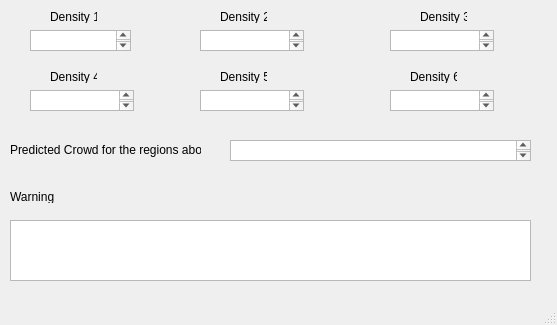
<?xml version="1.0" encoding="UTF-8"?>
<ui version="4.0">
 <class>OtherWindow</class>
 <widget class="QMainWindow" name="OtherWindow">
  <property name="geometry">
   <rect>
    <x>0</x>
    <y>0</y>
    <width>557</width>
    <height>325</height>
   </rect>
  </property>
  <property name="windowTitle">
   <string>MainWindow</string>
  </property>
  <widget class="QWidget" name="centralwidget">
   <widget class="QLabel" name="label">
    <property name="geometry">
     <rect>
      <x>10</x>
      <y>140</y>
      <width>191</width>
      <height>20</height>
     </rect>
    </property>
    <property name="text">
     <string>Predicted Crowd for the regions above</string>
    </property>
   </widget>
   <widget class="QTextEdit" name="textEdit">
    <property name="geometry">
     <rect>
      <x>230</x>
      <y>140</y>
      <width>301</width>
      <height>21</height>
     </rect>
    </property>
   </widget>
   <widget class="QLabel" name="label_2">
    <property name="geometry">
     <rect>
      <x>10</x>
      <y>190</y>
      <width>47</width>
      <height>13</height>
     </rect>
    </property>
    <property name="text">
     <string>Warning</string>
    </property>
   </widget>
   <widget class="QPlainTextEdit" name="plainTextEdit">
    <property name="geometry">
     <rect>
      <x>10</x>
      <y>220</y>
      <width>521</width>
      <height>61</height>
     </rect>
    </property>
   </widget>
   <widget class="QLabel" name="label_3">
    <property name="geometry">
     <rect>
      <x>50</x>
      <y>10</y>
      <width>47</width>
      <height>13</height>
     </rect>
    </property>
    <property name="text">
     <string>Density 1</string>
    </property>
   </widget>
   <widget class="QTextEdit" name="textEdit_2">
    <property name="geometry">
     <rect>
      <x>30</x>
      <y>30</y>
      <width>101</width>
      <height>21</height>
     </rect>
    </property>
   </widget>
   <widget class="QLabel" name="label_4">
    <property name="geometry">
     <rect>
      <x>220</x>
      <y>10</y>
      <width>47</width>
      <height>13</height>
     </rect>
    </property>
    <property name="text">
     <string>Density 2</string>
    </property>
   </widget>
   <widget class="QTextEdit" name="density2">
    <property name="geometry">
     <rect>
      <x>200</x>
      <y>30</y>
      <width>104</width>
      <height>21</height>
     </rect>
    </property>
   </widget>
   <widget class="QLabel" name="label_5">
    <property name="geometry">
     <rect>
      <x>420</x>
      <y>10</y>
      <width>47</width>
      <height>13</height>
     </rect>
    </property>
    <property name="text">
     <string>Density 3</string>
    </property>
   </widget>
   <widget class="QTextEdit" name="density3">
    <property name="geometry">
     <rect>
      <x>390</x>
      <y>30</y>
      <width>104</width>
      <height>21</height>
     </rect>
    </property>
   </widget>
   <widget class="QLabel" name="label_6">
    <property name="geometry">
     <rect>
      <x>50</x>
      <y>70</y>
      <width>47</width>
      <height>13</height>
     </rect>
    </property>
    <property name="text">
     <string>Density 4</string>
    </property>
   </widget>
   <widget class="QTextEdit" name="density4">
    <property name="geometry">
     <rect>
      <x>30</x>
      <y>90</y>
      <width>104</width>
      <height>21</height>
     </rect>
    </property>
   </widget>
   <widget class="QLabel" name="label_7">
    <property name="geometry">
     <rect>
      <x>220</x>
      <y>70</y>
      <width>47</width>
      <height>13</height>
     </rect>
    </property>
    <property name="text">
     <string>Density 5</string>
    </property>
   </widget>
   <widget class="QTextEdit" name="density5">
    <property name="geometry">
     <rect>
      <x>200</x>
      <y>90</y>
      <width>104</width>
      <height>21</height>
     </rect>
    </property>
   </widget>
   <widget class="QLabel" name="label_8">
    <property name="geometry">
     <rect>
      <x>410</x>
      <y>70</y>
      <width>47</width>
      <height>13</height>
     </rect>
    </property>
    <property name="text">
     <string>Density 6</string>
    </property>
   </widget>
   <widget class="QTextEdit" name="density6">
    <property name="geometry">
     <rect>
      <x>390</x>
      <y>90</y>
      <width>104</width>
      <height>21</height>
     </rect>
    </property>
   </widget>
  </widget>
  <widget class="QMenuBar" name="menubar">
   <property name="geometry">
    <rect>
     <x>0</x>
     <y>0</y>
     <width>557</width>
     <height>21</height>
    </rect>
   </property>
  </widget>
  <widget class="QStatusBar" name="statusbar"/>
 </widget>
 <resources/>
 <connections/>
</ui>
